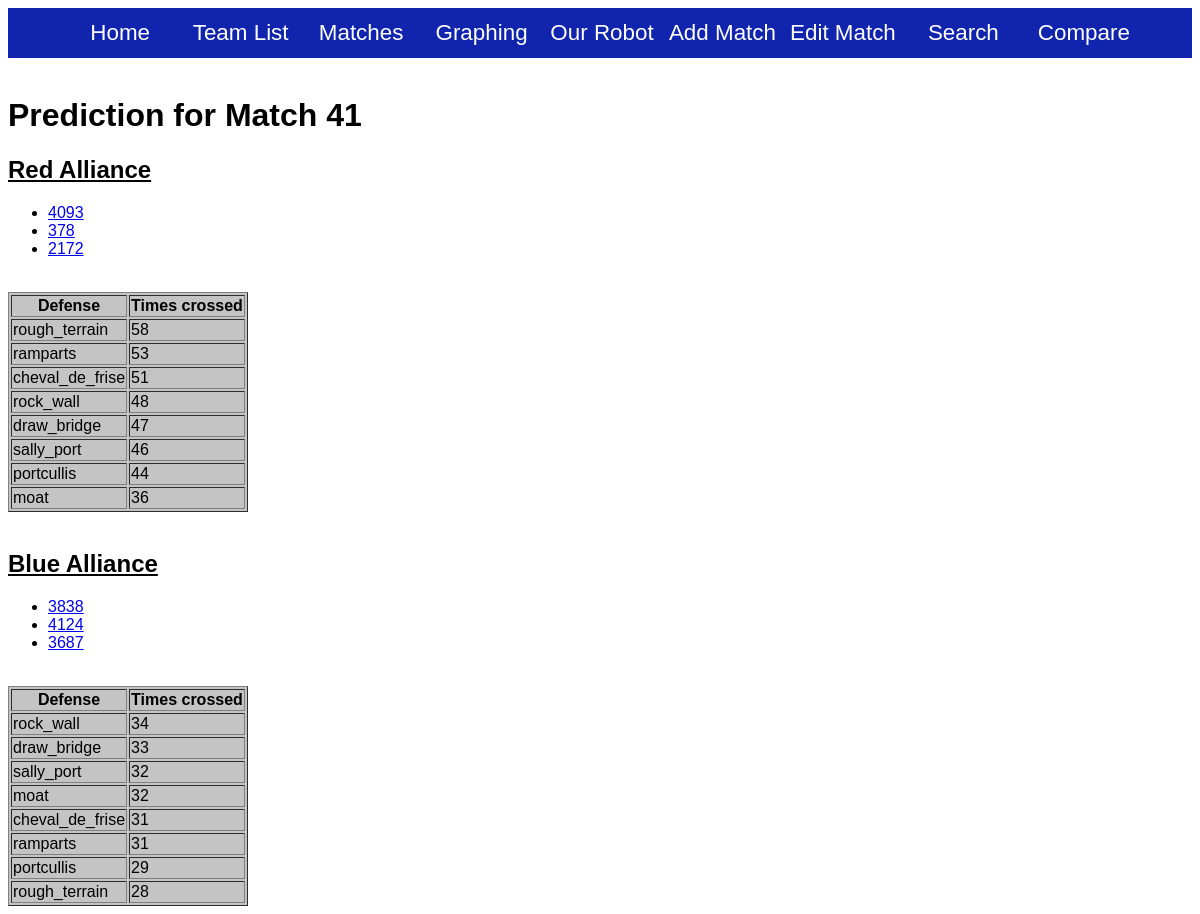
Screenshot of /2016/match_prediction/41 with the database file from the repository.
### Scouting2016/models.py (models this page shows, shortened)
class Team(models.Model):
    teamNumber = models.IntegerField()

### Scouting2016/views.py (the view)
# urls.py: url(r'^match_prediction/(?P<match_number>[0-9]+)$', views.match_prediction, name='match_prediction'),
def match_prediction(request, match_number):
    official_match = OfficialMatch.objects.get(matchNumber=match_number)
    context = {}
    context['match_number'] = match_number
    context['red_team_1'] = Team.objects.get(teamNumber=official_match.redTeam1)
    context['red_team_2'] = Team.objects.get(teamNumber=official_match.redTeam2)
    context['red_team_3'] = Team.objects.get(teamNumber=official_match.redTeam3)
    context['blue_team_1'] = Team.objects.get(teamNumber=official_match.blueTeam1)
    context['blue_team_2'] = Team.objects.get(teamNumber=official_match.blueTeam2)
    context['blue_team_3'] = Team.objects.get(teamNumber=official_match.blueTeam3)
    red_teams = [official_match.redTeam1, official_match.redTeam2, official_match.redTeam3]
    blue_teams = [official_match.blueTeam1, official_match.blueTeam2, official_match.blueTeam3]
    red_results = {x: 0 for x in get_defense_names()}
    blue_results = {x: 0 for x in get_defense_names()}
    for team in red_teams:
        team_results = get_defense_stats(team)
        for defense in get_defense_names():
            red_results[defense] += team_results[defense]
    for team in blue_teams:
        team_results = get_defense_stats(team)
        for defense in get_defense_names():
            blue_results[defense] += team_results[defense]
    print red_results
    print blue_results
    red_sorted = sorted(red_results.items(), key=operator.itemgetter(1), reverse=True)
    blue_sorted = sorted(blue_results.items(), key=operator.itemgetter(1), reverse=True)
    print red_sorted
    context['red_sorted'] = red_sorted
    context['blue_sorted'] = blue_sorted
    return render(request, 'Scouting2016/MatchPrediction.html', context)

### Scouting2016/views.py (called while the page is built)
def get_defense_names():
    defenses = []
    defenses.append('portcullis')
    defenses.append('cheval_de_frise')
    defenses.append('sally_port')
    defenses.append('draw_bridge')
    defenses.append('ramparts')
    defenses.append('moat')
    defenses.append('rock_wall')
    defenses.append('rough_terrain')
    return defenses

def get_defense_stats(teamNumber):
    defenses = get_defense_names()
    results = {}
    for defense in defenses:
        results[defense] = ScoreResult.objects.filter(team__teamNumber=teamNumber).aggregate(Sum(defense))[defense + "__sum"]
    return results

### Scouting2016/templates/Scouting2016/MatchPrediction.html (shortened to what this page needs)
<html>
<head>
{% load staticfiles %}
<link rel="stylesheet" type="text/css" href="{% static 'Scouting2016/style.css' %}" />
</head>
<body>
{% include "Scouting2016/banner.html" %}
<h1> Prediction for Match {{match_number}}</h1>
<h2><u>Red Alliance</u></h2>
<ul>
	<li> <a href="{% url 'Scouting2016:view_team' red_team_1.teamNumber %}">{{ red_team_1.teamNumber }} </a></li>
	<li> <a href="{% url 'Scouting2016:view_team' red_team_2.teamNumber %}">{{ red_team_2.teamNumber }} </a></li>
	<li> <a href="{% url 'Scouting2016:view_team' red_team_3.teamNumber %}">{{ red_team_3.teamNumber }} </a></li>
</ul>
<br>
<table border="1">
	<th> Defense </th>
	<th> Times crossed </th>
	{% for defense_name, value in red_sorted %}
	<tr>
	<td>{{defense_name}}</td> <td> {{value}} </td>
	</tr>
	{% endfor %}
</table>
<br>
<h2><u> Blue Alliance</u></h2>
<ul>
	<li> <a href="{% url 'Scouting2016:view_team' blue_team_1.teamNumber %}">{{ blue_team_1.teamNumber }} </a></li>
	<li> <a href="{% url 'Scouting2016:view_team' blue_team_2.teamNumber %}">{{ blue_team_2.teamNumber }} </a></li>
	<li> <a href="{% url 'Scouting2016:view_team' blue_team_3.teamNumber %}">{{ blue_team_3.teamNumber }} </a></li>
</ul>
<br>
<table border="1">
	<th> Defense </th>
	<th> Times crossed </th>
	{% for defense_name, value in blue_sorted %}
	<tr>
	<td>{{defense_name}}</td> <td> {{value}} </td>
	</tr>
	{% endfor %}
</table>
</body>
</html>

### Scouting2016/static/Scouting2016/style.css (style rules this page uses)
body { background-color: #FFFFFF; font-family: 'Century Gothic', CenturyGothic, AppleGothic, sans-serif; }
table { background-color: #C4C4C4; }
h1 { font-family: 'Trebuchet MS', 'Lucida Grande', 'Lucida Sans Unicode', 'Lucida Sans', Tahoma, sans-serif; color: #000000; }
h2 { font-family: 'Trebuchet MS', 'Lucida Grande', 'Lucida Sans Unicode', 'Lucida Sans', Tahoma, sans-serif; color: #000000; }

### rows the page displays
Team: teamNumber "4093"
Team: teamNumber "378"
Team: teamNumber "2172"
Team: teamNumber "3838"
Team: teamNumber "4124"
Team: teamNumber "3687"

### other values shown
{{ match_number }} "41"
{{ defense_name }} "rough_terrain" "ramparts" "cheval_de_frise" "rock_wall" "draw_bridge" "sally_port" "portcullis" "moat"
{{ value }} "58" "53" "51" "48" "47" "46" "44" "36"
{{ defense_name }} "rock_wall" "draw_bridge" "sally_port" "moat" "cheval_de_frise" "ramparts" "portcullis" "rough_terrain"
{{ value }} "34" "33" "32" "32" "31" "31" "29" "28"
